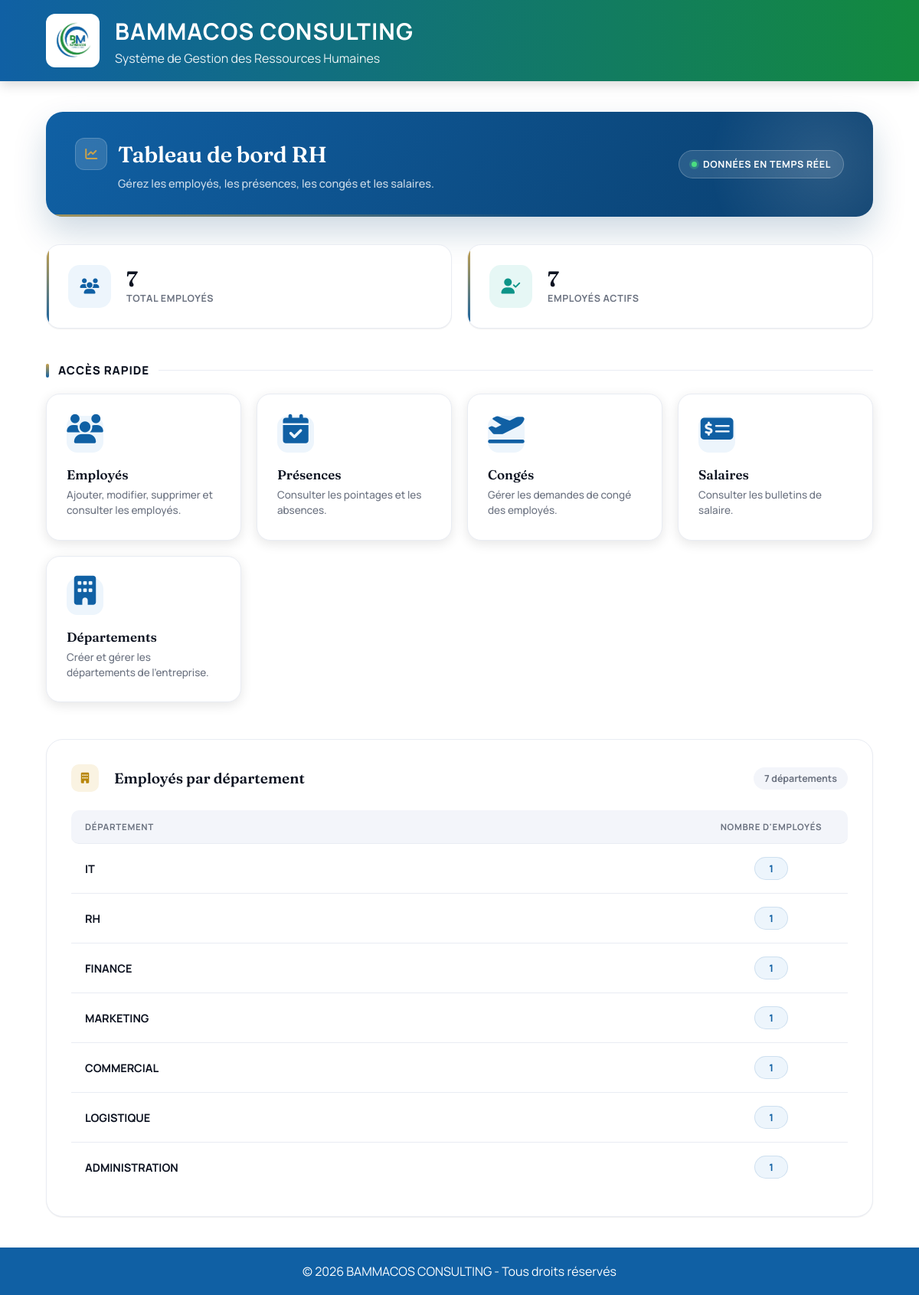
/dashboard/, run on the app's committed database.
### departments/models.py (models this page shows, shortened)
class Department(models.Model):
    name = models.CharField("Nom du département", max_length=100)

### dashboard/views.py (the view)
# urls.py: path("", dashboard_home, name="dashboard_home"),
def dashboard_home(request):
    total_employees = Employee.objects.count()
    active_employees = Employee.objects.filter(statut="actif").count()
    departments = Department.objects.all()
    dept_stats = []
    for dept in departments:
        count = Employee.objects.filter(department=dept).count()
        dept_stats.append({
            "department": dept.name,
            "count": count
        })
    return render(request, "dashboard/home.html", {
        "total_employees": total_employees,
        "active_employees": active_employees,
        "dept_stats": dept_stats
    })

### dashboard/templates/dashboard/home.html (shortened to what this page needs)
{% extends "base.html" %}
{% block content %}
<div class="page-header">
    <div>
        <h1>
            <i class="fa-solid fa-chart-line"></i>
            Tableau de bord RH
        </h1>
        <p>
            Gérez les employés, les présences, les congés et les salaires.
        </p>
    </div>
    <div class="badge-live">
        <span class="dot"></span>
        Données en temps réel
    </div>
</div>
<div class="dashboard-cards">
    <div class="dashboard-card">
        <div class="icon blue">
            <i class="fa-solid fa-users"></i>
        </div>
        <div>
            <h2>{{ total_employees }}</h2>
            <p>Total employés</p>
        </div>
    </div>
    <div class="dashboard-card">
        <div class="icon green">
            <i class="fa-solid fa-user-check"></i>
        </div>
        <div>
            <h2>{{ active_employees }}</h2>
            <p>Employés actifs</p>
        </div>
    </div>
</div>
<div class="section-title">
    <h2>Accès rapide</h2>
</div>
<div class="dashboard-grid">
    <a href="{% url 'employee_list' %}" class="dashboard-box">
        <div class="icon-wrap">
            <i class="fa-solid fa-users"></i>
        </div>
        <h3>Employés</h3>
        <p>
            Ajouter, modifier, supprimer et consulter les employés.
        </p>
    </a>
    <a href="{% url 'attendance_list' %}" class="dashboard-box">
        <div class="icon-wrap">
            <i class="fa-solid fa-calendar-check"></i>
        </div>
        <h3>Présences</h3>
        <p>
            Consulter les pointages et les absences.
        </p>
    </a>
    <a href="{% url 'leave_list' %}" class="dashboard-box">
        <div class="icon-wrap">
            <i class="fa-solid fa-plane-departure"></i>
        </div>
        <h3>Congés</h3>
        <p>
            Gérer les demandes de congé des employés.
        </p>
    </a>
    <a href="{% url 'salary_list' %}" class="dashboard-box">
        <div class="icon-wrap">
            <i class="fa-solid fa-money-check-dollar"></i>
        </div>
        <h3>Salaires</h3>
        <p>
            Consulter les bulletins de salaire.
        </p>
    </a>
    <a href="{% url 'department_list' %}" class="dashboard-box">
        <div class="icon-wrap">
            <i class="fa-solid fa-building"></i>
        </div>
        <h3>Départements</h3>
        <p>
            Créer et gérer les départements de l'entreprise.
        </p>
    </a>
</div>
<div class="table-card">
    <div class="table-title">
        <h2>
            <i class="fa-solid fa-building"></i>
            Employés par département
        </h2>
        <span class="count">{{ dept_stats|length }} départements</span>
    </div>
    <table>
        <thead>
            <tr>
                <th>Département</th>
                <th>Nombre d'employés</th>
            </tr>
        </thead>
        <tbody>
            {% for dept in dept_stats %}
            <tr>
                <td>{{ dept.department }}</td>
                <td><span>{{ dept.count }}</span></td>
            </tr>
            {% endfor %}
        </tbody>
    </table>
</div>
{% endblock %}

### static/css/style.css (style rules this page uses)
.table-card { background:white; border-radius:18px; padding:30px; box-shadow:0 5px 20px rgba(0,0,0,.08); }
.table-title { margin-bottom:20px; }
.table-title h2 { color:#1060A4; }
.table-title i { margin-right:8px; }
.table-card table { width:100%; border-collapse:collapse; }
.table-card th { background:#1060A4; color:white; padding:16px; }
.table-card td { padding:15px; border-bottom:1px solid #eee; }
* { margin:0; padding:0; box-sizing:border-box; font-family:Segoe UI, Arial, sans-serif; }
body { background:white; color:#333; }
.page-header { margin-bottom:25px; }
.page-header p { color:#666; }
table { width:100%; border-collapse:collapse; background:white; }
th { background:#1060A4; color:white; padding:15px; }
td { padding:15px; border-bottom:1px solid #eee; }
.page-header { margin-bottom:30px; }
.page-header h1 { font-size:30px; color:#1060A4; margin-bottom:8px; }
.dashboard-cards { display:flex; gap:20px; flex-wrap:wrap; margin:30px 0; }
.dashboard-card { flex:1; min-width:280px; background:#ffffff; border-radius:15px; padding:25px; border-left:6px solid #1060A4; box-shadow:0 4px 15px rgba(0,0,0,.1); display:flex; align-items:center; gap:20px; }
.dashboard-card .icon { width:65px; height:65px; border-radius:50%; background:#1060A4; color:white; display:flex; justify-content:center; align-items:center; font-size:28px; }
.dashboard-card:nth-child(2) .icon { background:#138A3E; }
.dashboard-card h2 { font-size:32px; color:#1060A4; }
.dashboard-card p { color:#666; }
.section-title { margin:40px 0 20px; }
.section-title h2 { color:#1060A4; }
.dashboard-grid { display:grid; grid-template-columns:repeat(2,1fr); gap:25px; margin-bottom:40px; }
.dashboard-box { background:white; border-radius:15px; padding:30px; text-decoration:none; color:#333; box-shadow:0 4px 15px rgba(0,0,0,.1); transition:.3s; }
.dashboard-box i { font-size:38px; color:#1060A4; margin-bottom:15px; }
.dashboard-box h3 { margin-bottom:10px; color:#1060A4; }
.dashboard-box p { color:#666; line-height:1.6; }
.table-card { background:white; border-radius:15px; padding:25px; box-shadow:0 4px 15px rgba(0,0,0,.1); }
.table-card th { background:#1060A4; color:white; padding:15px; }

### templates/base.html (style rules this page uses)
html, body { height:100%; margin:0; }
body { display:flex; flex-direction:column; min-height:100vh; }

### data on the page
Department: department "IT"
Department: department "RH"
Department: department "FINANCE"
Department: department "MARKETING"
Department: department "COMMERCIAL"
Department: department "LOGISTIQUE"
Department: department "ADMINISTRATION"

### other printed values
{{ total_employees }} "7"
{{ active_employees }} "7"
{{ dept_stats|length }} "7"
{{ dept.count }} "1" "1" "1" "1" "1" "1" "1"
